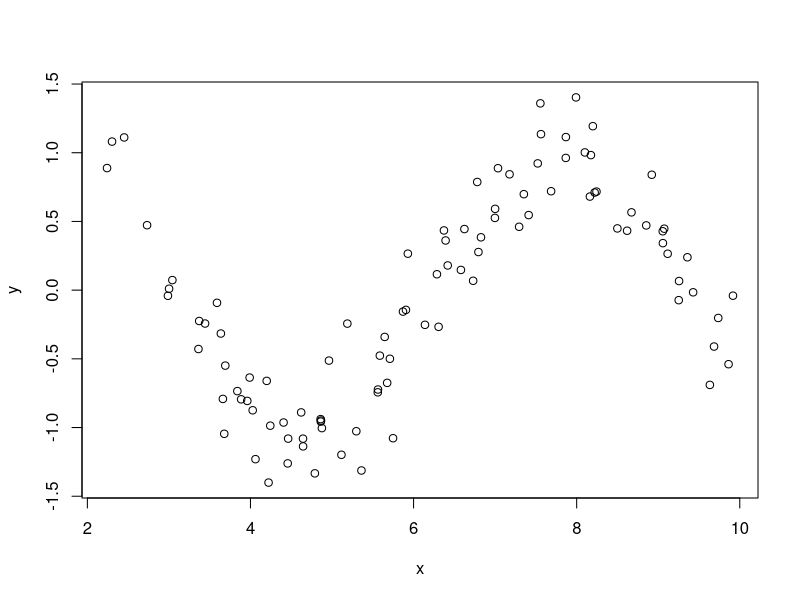
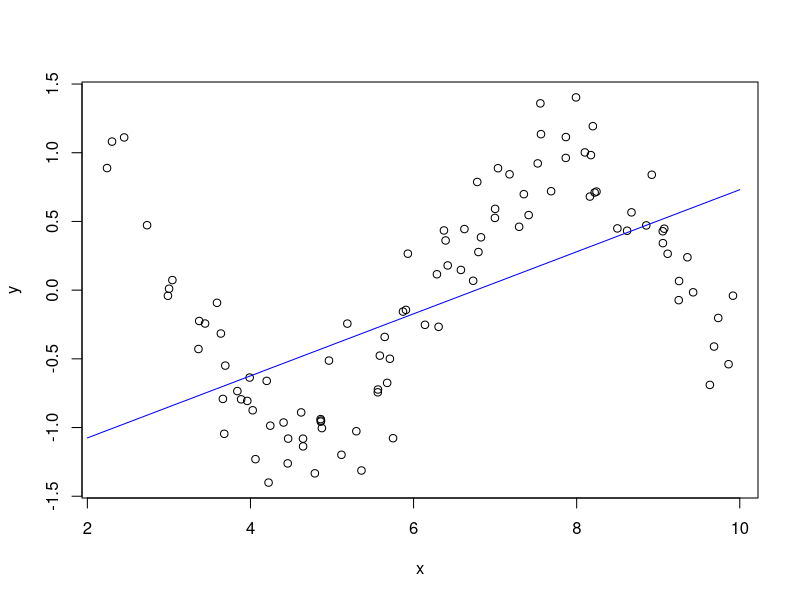
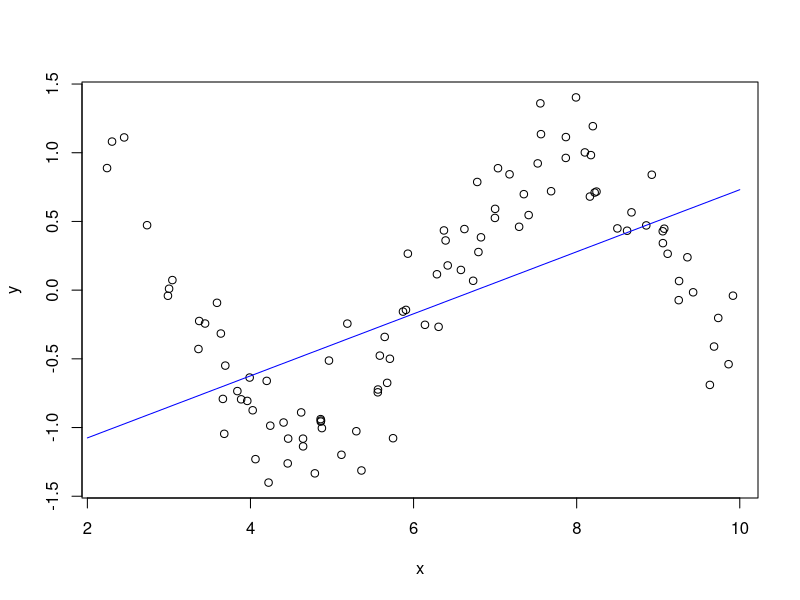
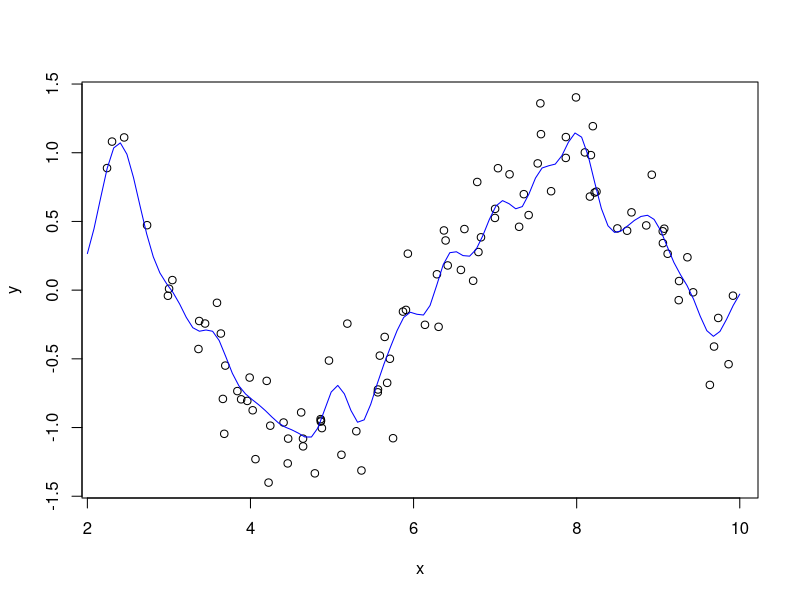
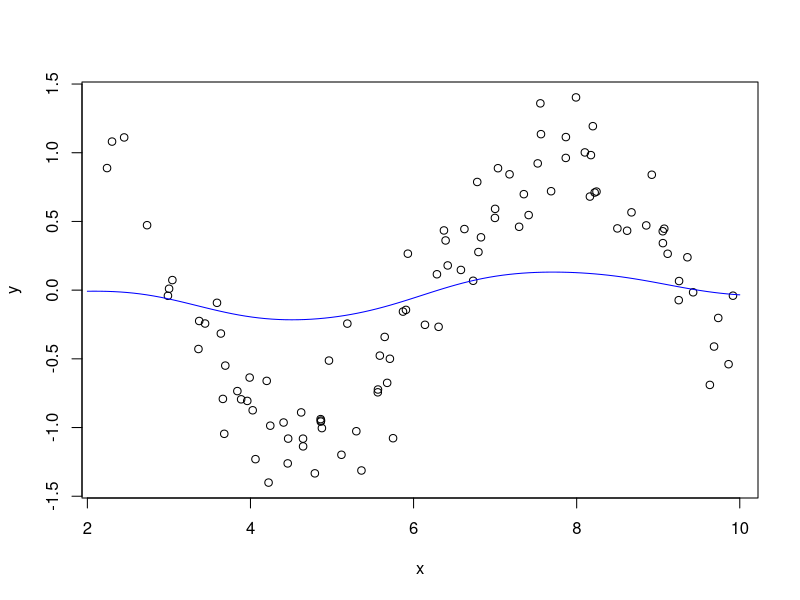
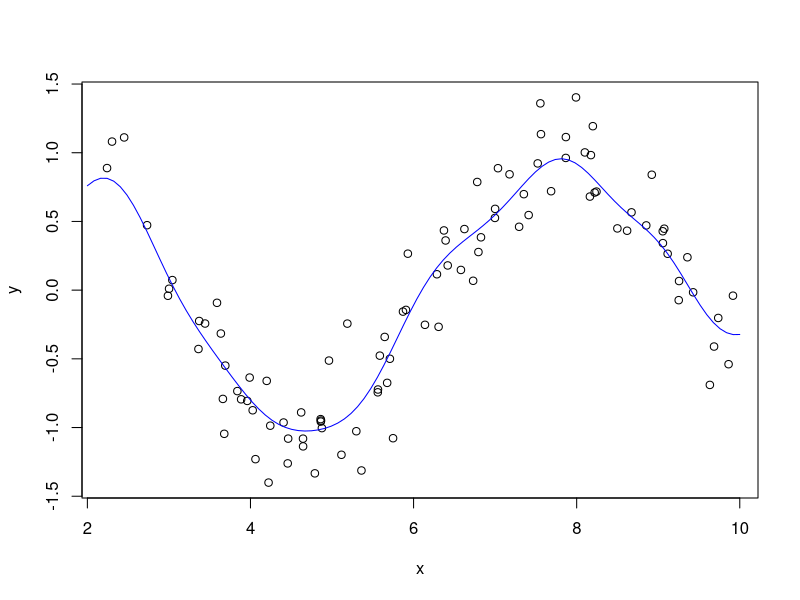
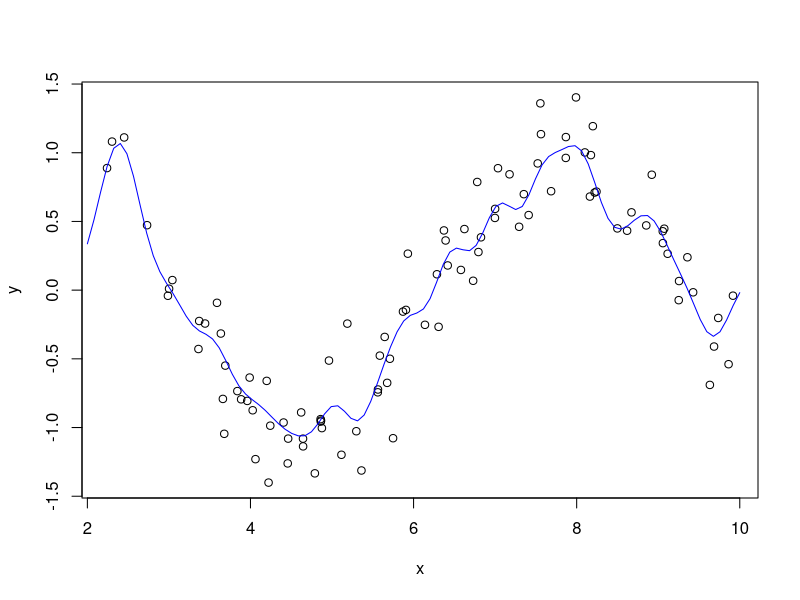
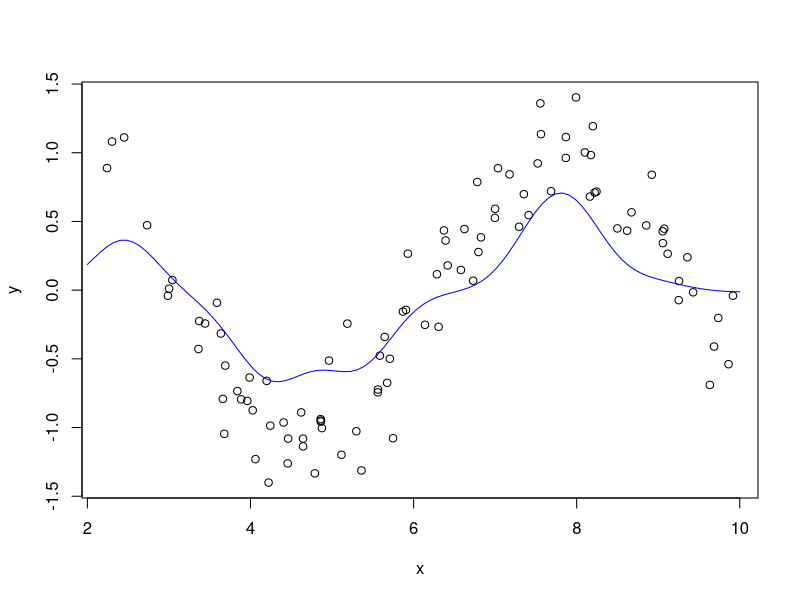

These charts were generated, in order, by the following R code:
set.seed(100)
x <- runif(100, min = 2, max = 10)
y <- sin(x) + rnorm(length(x)) * .25
sinData <- data.frame(x = x, y = y)
plot(x,y, mar = c(1,1,1,1))

#testing set 
dataGrid <- data.frame(x = seq(2,10, length = 100))

library(kernlab)
#linear kernel
rbfSVM <- ksvm(x = x, y = y, data = sinData,
               kernel = 'vanilladot', kpar = 'automatic',
               C = 1, epsilon = 0.1)
pred <- predict(rbfSVM, newdata = dataGrid)
plot(x,y, mar = c(1,1,1,1))
points(x = dataGrid$x, y = pred[,1],
       type = 'l', col = 'blue')

#poly kernel
rbfSVM <- ksvm(x = x, y = y, data = sinData,
               kernel = 'polydot', kpar = 'automatic',
               C = 1, epsilon = 0.1)
pred <- predict(rbfSVM, newdata = dataGrid)
plot(x,y, mar = c(1,1,1,1))
points(x = dataGrid$x, y = pred[,1],
       type = 'l', col = 'blue')

#radial kernel
rbfSVM <- ksvm(x = x, y = y, data = sinData,
               kernel = 'rbfdot', kpar = 'automatic',
               C = 1, epsilon = 0.1)
pred <- predict(rbfSVM, newdata = dataGrid)
plot(x,y, mar = c(1,1,1,1))
points(x = dataGrid$x, y = pred[,1],
       type = 'l', col = 'blue')

#tweaking C, sigma and epsilon
#lowering C
rbfSVM <- ksvm(x = x, y = y, data = sinData,
               kernel = 'rbfdot', kpar = 'automatic',
               C = 0.01, epsilon = 0.1)
pred <- predict(rbfSVM, newdata = dataGrid)
plot(x,y, mar = c(1,1,1,1))
points(x = dataGrid$x, y = pred[,1],
       type = 'l', col = 'blue')

#increasing C
rbfSVM <- ksvm(x = x, y = y, data = sinData,
               kernel = 'rbfdot', kpar = 'automatic',
               C = 0.5, epsilon = 0.1)
pred <- predict(rbfSVM, newdata = dataGrid)
plot(x,y, mar = c(1,1,1,1))
points(x = dataGrid$x, y = pred[,1],
       type = 'l', col = 'blue')

#increasing C
rbfSVM <- ksvm(x = x, y = y, data = sinData,
               kernel = 'rbfdot', kpar = 'automatic',
               C = 1, epsilon = 0.1)
pred <- predict(rbfSVM, newdata = dataGrid)
plot(x,y, mar = c(1,1,1,1))
points(x = dataGrid$x, y = pred[,1],
       type = 'l', col = 'blue')

#increasing epsilon
rbfSVM <- ksvm(x = x, y = y, data = sinData,
               kernel = 'rbfdot', kpar = 'automatic',
               C = 1, epsilon = 1)
pred <- predict(rbfSVM, newdata = dataGrid)
plot(x,y, mar = c(1,1,1,1))
points(x = dataGrid$x, y = pred[,1],
       type = 'l', col = 'blue')

#increasing epsilon
rbfSVM <- ksvm(x = x, y = y, data = sinData,
               kernel = 'rbfdot', kpar = 'automatic',
               C = 1, epsilon = 1.5)
pred <- predict(rbfSVM, newdata = dataGrid)
plot(x,y, mar = c(1,1,1,1))
points(x = dataGrid$x, y = pred[,1],
       type = 'l', col = 'blue')

#increasing epsilon 
rbfSVM <- ksvm(x = x, y = y, data = sinData,
               kernel = 'rbfdot', kpar = 'automatic',
               C = 1, epsilon = 1.5)
pred <- predict(rbfSVM, newdata = dataGrid)
plot(x,y, mar = c(1,1,1,1))
points(x = dataGrid$x, y = pred[,1],
       type = 'l', col = 'blue')

#decreasing epsilon
rbfSVM <- ksvm(x = x, y = y, data = sinData,
               kernel = 'rbfdot', kpar = 'automatic',
               C = 1, epsilon = 0.5)
pred <- predict(rbfSVM, newdata = dataGrid)
plot(x,y, mar = c(1,1,1,1))
points(x = dataGrid$x, y = pred[,1],
       type = 'l', col = 'blue')

#decreasing epsilon
rbfSVM <- ksvm(x = x, y = y, data = sinData,
               kernel = 'rbfdot', kpar = 'automatic',
               C = 1, epsilon = -1)
pred <- predict(rbfSVM, newdata = dataGrid)
plot(x,y, mar = c(1,1,1,1))
points(x = dataGrid$x, y = pred[,1],
       type = 'l', col = 'blue')

#original
rbfSVM <- ksvm(x = x, y = y, data = sinData,
               kernel = 'rbfdot', kpar = 'automatic',
               C = 1, epsilon = 0.1)
pred <- predict(rbfSVM, newdata = dataGrid)
plot(x,y, mar = c(1,1,1,1))
points(x = dataGrid$x, y = pred[,1],
       type = 'l', col = 'blue')

#sigma
rbfSVM <- ksvm(x = x, y = y, data = sinData,
               kernel = 'rbfdot', kpar = list(sigma = 1),
               C = 1, epsilon = 0.1)
pred <- predict(rbfSVM, newdata = dataGrid)
plot(x,y, mar = c(1,1,1,1))
points(x = dataGrid$x, y = pred[,1],
       type = 'l', col = 'blue')

#increasing sigma 
rbfSVM <- ksvm(x = x, y = y, data = sinData,
               kernel = 'rbfdot', kpar = list(sigma = 100),
               C = 1, epsilon = 0.1)
pred <- predict(rbfSVM, newdata = dataGrid)
plot(x,y, mar = c(1,1,1,1))
points(x = dataGrid$x, y = pred[,1],
       type = 'l', col = 'blue')

#decreasing signma
rbfSVM <- ksvm(x = x, y = y, data = sinData,
               kernel = 'rbfdot', kpar = list(sigma = 0.1),
               C = 1, epsilon = 0.1)
pred <- predict(rbfSVM, newdata = dataGrid)
plot(x,y, mar = c(1,1,1,1))
points(x = dataGrid$x, y = pred[,1],
       type = 'l', col = 'blue')

#decreasing sigma
rbfSVM <- ksvm(x = x, y = y, data = sinData,
               kernel = 'rbfdot', kpar = list(sigma = 0),
               C = 1, epsilon = 0.1)
pred <- predict(rbfSVM, newdata = dataGrid)
plot(x,y, mar = c(1,1,1,1))
points(x = dataGrid$x, y = pred[,1],
       type = 'l', col = 'blue')

#I feel like cost and sigma still maintain the shape of the relationship 
#( except when sigma is 0  negative)
#epsilon overall messes with the shape 
